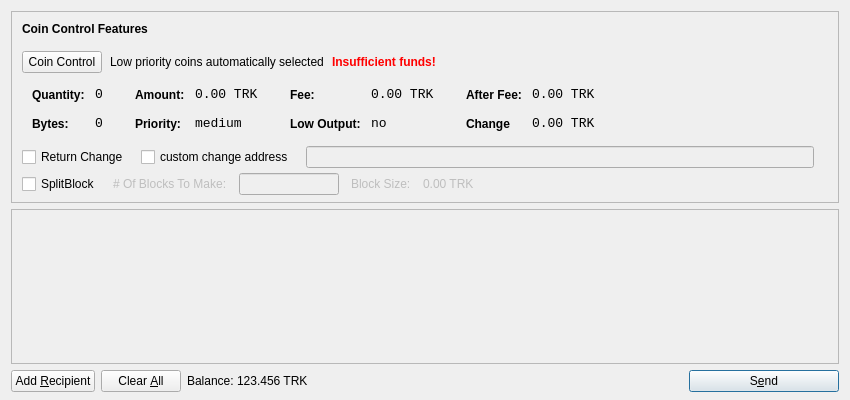
<?xml version="1.0" encoding="UTF-8"?>
<ui version="4.0">
 <class>SendCoinsDialog</class>
 <widget class="QDialog" name="SendCoinsDialog">
  <property name="geometry">
   <rect>
    <x>0</x>
    <y>0</y>
    <width>850</width>
    <height>400</height>
   </rect>
  </property>
  <property name="windowTitle">
   <string>Send Coins</string>
  </property>
  <layout class="QVBoxLayout" name="verticalLayout" stretch="0,1,0">
   <property name="bottomMargin">
    <number>8</number>
   </property>
   <item>
    <widget class="QFrame" name="frameCoinControl">
     <property name="sizePolicy">
      <sizepolicy hsizetype="Expanding" vsizetype="Expanding">
       <horstretch>0</horstretch>
       <verstretch>0</verstretch>
      </sizepolicy>
     </property>
     <property name="maximumSize">
      <size>
       <width>16777215</width>
       <height>16777215</height>
      </size>
     </property>
     <property name="frameShape">
      <enum>QFrame::StyledPanel</enum>
     </property>
     <property name="frameShadow">
      <enum>QFrame::Sunken</enum>
     </property>
     <layout class="QVBoxLayout" name="verticalLayoutCoinControl2">
      <property name="spacing">
       <number>6</number>
      </property>
      <property name="leftMargin">
       <number>0</number>
      </property>
      <property name="topMargin">
       <number>0</number>
      </property>
      <property name="rightMargin">
       <number>0</number>
      </property>
      <property name="bottomMargin">
       <number>6</number>
      </property>
      <item>
       <layout class="QVBoxLayout" name="verticalLayoutCoinControl" stretch="0,0,0,0,1">
        <property name="spacing">
         <number>0</number>
        </property>
        <property name="leftMargin">
         <number>10</number>
        </property>
        <property name="topMargin">
         <number>10</number>
        </property>
        <item>
         <layout class="QHBoxLayout" name="horizontalLayoutCoinControl1">
          <property name="bottomMargin">
           <number>15</number>
          </property>
          <item>
           <widget class="QLabel" name="labelCoinControlFeatures">
            <property name="sizePolicy">
             <sizepolicy hsizetype="Preferred" vsizetype="Maximum">
              <horstretch>0</horstretch>
              <verstretch>0</verstretch>
             </sizepolicy>
            </property>
            <property name="font">
             <font>
              <weight>75</weight>
              <bold>true</bold>
             </font>
            </property>
            <property name="styleSheet">
             <string notr="true">font-weight:bold;</string>
            </property>
            <property name="text">
             <string>Coin Control Features</string>
            </property>
           </widget>
          </item>
         </layout>
        </item>
        <item>
         <layout class="QHBoxLayout" name="horizontalLayoutCoinControl2" stretch="0,0,0,0">
          <property name="spacing">
           <number>8</number>
          </property>
          <property name="bottomMargin">
           <number>10</number>
          </property>
          <item>
           <widget class="QPushButton" name="pushButtonCoinControl">
            <property name="styleSheet">
             <string notr="true"/>
            </property>
            <property name="text">
             <string>Coin Control</string>
            </property>
           </widget>
          </item>
          <item>
           <widget class="QLabel" name="labelCoinControlAutomaticallySelected">
            <property name="text">
             <string>Low priority coins automatically selected</string>
            </property>
            <property name="margin">
             <number>5</number>
            </property>
           </widget>
          </item>
          <item>
           <widget class="QLabel" name="labelCoinControlInsuffFunds">
            <property name="font">
             <font>
              <weight>75</weight>
              <bold>true</bold>
             </font>
            </property>
            <property name="styleSheet">
             <string notr="true">color:red;font-weight:bold;</string>
            </property>
            <property name="text">
             <string>Insufficient funds!</string>
            </property>
            <property name="margin">
             <number>5</number>
            </property>
           </widget>
          </item>
          <item>
           <spacer name="horizontalSpacerCoinControl">
            <property name="orientation">
             <enum>Qt::Horizontal</enum>
            </property>
            <property name="sizeHint" stdset="0">
             <size>
              <width>40</width>
              <height>1</height>
             </size>
            </property>
           </spacer>
          </item>
         </layout>
        </item>
        <item>
         <widget class="QWidget" name="widgetCoinControl" native="true">
          <property name="sizePolicy">
           <sizepolicy hsizetype="Preferred" vsizetype="Preferred">
            <horstretch>0</horstretch>
            <verstretch>0</verstretch>
           </sizepolicy>
          </property>
          <property name="minimumSize">
           <size>
            <width>0</width>
            <height>0</height>
           </size>
          </property>
          <property name="styleSheet">
           <string notr="true"/>
          </property>
          <layout class="QHBoxLayout" name="horizontalLayoutCoinControl5">
            <property name="margin">
            <number>0</number>
           </property>
           <item>
            <layout class="QHBoxLayout" name="horizontalLayoutCoinControl3" stretch="0,0,0,1">
             <property name="spacing">
              <number>20</number>
             </property>
             <property name="topMargin">
              <number>0</number>
             </property>
             <property name="bottomMargin">
              <number>10</number>
             </property>
             <item>
              <layout class="QFormLayout" name="formLayoutCoinControl1">
               <property name="horizontalSpacing">
                <number>10</number>
               </property>
               <property name="verticalSpacing">
                <number>14</number>
               </property>
               <property name="leftMargin">
                <number>10</number>
               </property>
               <property name="topMargin">
                <number>4</number>
               </property>
               <property name="rightMargin">
                <number>6</number>
               </property>
               <item row="0" column="0">
                <widget class="QLabel" name="labelCoinControlQuantityText">
                 <property name="styleSheet">
                  <string notr="true">font-weight:bold;</string>
                 </property>
                 <property name="text">
                  <string>Quantity:</string>
                 </property>
                 <property name="margin">
                  <number>0</number>
                 </property>
                </widget>
               </item>
               <item row="0" column="1">
                <widget class="QLabel" name="labelCoinControlQuantity">
                 <property name="font">
                  <font>
                   <family>Monospace</family>
                   <pointsize>10</pointsize>
                  </font>
                 </property>
                 <property name="cursor">
                  <cursorShape>IBeamCursor</cursorShape>
                 </property>
                 <property name="contextMenuPolicy">
                  <enum>Qt::ActionsContextMenu</enum>
                 </property>
                 <property name="text">
                  <string>0</string>
                 </property>
                 <property name="margin">
                  <number>0</number>
                 </property>
                 <property name="textInteractionFlags">
                  <set>Qt::LinksAccessibleByMouse|Qt::TextSelectableByKeyboard|Qt::TextSelectableByMouse</set>
                 </property>
                </widget>
               </item>
               <item row="1" column="0">
                <widget class="QLabel" name="labelCoinControlBytesText">
                 <property name="styleSheet">
                  <string notr="true">font-weight:bold;</string>
                 </property>
                 <property name="text">
                  <string>Bytes:</string>
                 </property>
                </widget>
               </item>
               <item row="1" column="1">
                <widget class="QLabel" name="labelCoinControlBytes">
                 <property name="font">
                  <font>
                   <family>Monospace</family>
                   <pointsize>10</pointsize>
                  </font>
                 </property>
                 <property name="cursor">
                  <cursorShape>IBeamCursor</cursorShape>
                 </property>
                 <property name="contextMenuPolicy">
                  <enum>Qt::ActionsContextMenu</enum>
                 </property>
                 <property name="text">
                  <string>0</string>
                 </property>
                 <property name="textInteractionFlags">
                  <set>Qt::LinksAccessibleByMouse|Qt::TextSelectableByKeyboard|Qt::TextSelectableByMouse</set>
                 </property>
                </widget>
               </item>
              </layout>
             </item>
             <item>
              <layout class="QFormLayout" name="formLayoutCoinControl2">
               <property name="horizontalSpacing">
                <number>10</number>
               </property>
               <property name="verticalSpacing">
                <number>14</number>
               </property>
               <property name="leftMargin">
                <number>6</number>
               </property>
               <property name="topMargin">
                <number>4</number>
               </property>
               <property name="rightMargin">
                <number>6</number>
               </property>
               <item row="0" column="0">
                <widget class="QLabel" name="labelCoinControlAmountText">
                 <property name="styleSheet">
                  <string notr="true">font-weight:bold;</string>
                 </property>
                 <property name="text">
                  <string>Amount:</string>
                 </property>
                 <property name="margin">
                  <number>0</number>
                 </property>
                </widget>
               </item>
               <item row="0" column="1">
                <widget class="QLabel" name="labelCoinControlAmount">
                 <property name="font">
                  <font>
                   <family>Monospace</family>
                   <pointsize>10</pointsize>
                  </font>
                 </property>
                 <property name="cursor">
                  <cursorShape>IBeamCursor</cursorShape>
                 </property>
                 <property name="contextMenuPolicy">
                  <enum>Qt::ActionsContextMenu</enum>
                 </property>
                 <property name="text">
                  <string>0.00 TRK</string>
                 </property>
                 <property name="textInteractionFlags">
                  <set>Qt::LinksAccessibleByMouse|Qt::TextSelectableByKeyboard|Qt::TextSelectableByMouse</set>
                 </property>
                </widget>
               </item>
               <item row="1" column="0">
                <widget class="QLabel" name="labelCoinControlPriorityText">
                 <property name="styleSheet">
                  <string notr="true">font-weight:bold;</string>
                 </property>
                 <property name="text">
                  <string>Priority:</string>
                 </property>
                </widget>
               </item>
               <item row="1" column="1">
                <widget class="QLabel" name="labelCoinControlPriority">
                 <property name="font">
                  <font>
                   <family>Monospace</family>
                   <pointsize>10</pointsize>
                  </font>
                 </property>
                 <property name="cursor">
                  <cursorShape>IBeamCursor</cursorShape>
                 </property>
                 <property name="contextMenuPolicy">
                  <enum>Qt::ActionsContextMenu</enum>
                 </property>
                 <property name="text">
                  <string>medium</string>
                 </property>
                 <property name="textInteractionFlags">
                  <set>Qt::LinksAccessibleByMouse|Qt::TextSelectableByKeyboard|Qt::TextSelectableByMouse</set>
                 </property>
                </widget>
               </item>
              </layout>
             </item>
             <item>
              <layout class="QFormLayout" name="formLayoutCoinControl3">
               <property name="horizontalSpacing">
                <number>10</number>
               </property>
               <property name="verticalSpacing">
                <number>14</number>
               </property>
               <property name="leftMargin">
                <number>6</number>
               </property>
               <property name="topMargin">
                <number>4</number>
               </property>
               <property name="rightMargin">
                <number>6</number>
               </property>
               <item row="0" column="0">
                <widget class="QLabel" name="labelCoinControlFeeText">
                 <property name="styleSheet">
                  <string notr="true">font-weight:bold;</string>
                 </property>
                 <property name="text">
                  <string>Fee:</string>
                 </property>
                 <property name="margin">
                  <number>0</number>
                 </property>
                </widget>
               </item>
               <item row="0" column="1">
                <widget class="QLabel" name="labelCoinControlFee">
                 <property name="font">
                  <font>
                   <family>Monospace</family>
                   <pointsize>10</pointsize>
                  </font>
                 </property>
                 <property name="cursor">
                  <cursorShape>IBeamCursor</cursorShape>
                 </property>
                 <property name="contextMenuPolicy">
                  <enum>Qt::ActionsContextMenu</enum>
                 </property>
                 <property name="text">
                  <string>0.00 TRK</string>
                 </property>
                 <property name="textInteractionFlags">
                  <set>Qt::LinksAccessibleByMouse|Qt::TextSelectableByKeyboard|Qt::TextSelectableByMouse</set>
                 </property>
                </widget>
               </item>
               <item row="1" column="0">
                <widget class="QLabel" name="labelCoinControlLowOutputText">
                 <property name="styleSheet">
                  <string notr="true">font-weight:bold;</string>
                 </property>
                 <property name="text">
                  <string>Low Output:</string>
                 </property>
                </widget>
               </item>
               <item row="1" column="1">
                <widget class="QLabel" name="labelCoinControlLowOutput">
                 <property name="font">
                  <font>
                   <family>Monospace</family>
                   <pointsize>10</pointsize>
                  </font>
                 </property>
                 <property name="cursor">
                  <cursorShape>IBeamCursor</cursorShape>
                 </property>
                 <property name="contextMenuPolicy">
                  <enum>Qt::ActionsContextMenu</enum>
                 </property>
                 <property name="text">
                  <string>no</string>
                 </property>
                 <property name="textInteractionFlags">
                  <set>Qt::LinksAccessibleByMouse|Qt::TextSelectableByKeyboard|Qt::TextSelectableByMouse</set>
                 </property>
                </widget>
               </item>
              </layout>
             </item>
             <item>
              <layout class="QFormLayout" name="formLayoutCoinControl4">
               <property name="fieldGrowthPolicy"> 
                <enum>QFormLayout::AllNonFixedFieldsGrow</enum> 
               </property>
               <property name="horizontalSpacing">
                <number>10</number>
               </property>
               <property name="verticalSpacing">
                <number>14</number>
               </property>
               <property name="leftMargin">
                <number>6</number>
               </property>
               <property name="topMargin">
                <number>4</number>
               </property>
               <property name="rightMargin">
                <number>6</number>
               </property>
               <item row="0" column="0">
                <widget class="QLabel" name="labelCoinControlAfterFeeText">
                 <property name="styleSheet">
                  <string notr="true">font-weight:bold;</string>
                 </property>
                 <property name="text">
                  <string>After Fee:</string>
                 </property>
                 <property name="margin">
                  <number>0</number>
                 </property>
                </widget>
               </item>
               <item row="0" column="1">
                <widget class="QLabel" name="labelCoinControlAfterFee">
                 <property name="font">
                  <font>
                   <family>Monospace</family>
                   <pointsize>10</pointsize>
                  </font>
                 </property>
                 <property name="cursor">
                  <cursorShape>IBeamCursor</cursorShape>
                 </property>
                 <property name="contextMenuPolicy">
                  <enum>Qt::ActionsContextMenu</enum>
                 </property>
                 <property name="text">
                  <string>0.00 TRK</string>
                 </property>
                 <property name="textInteractionFlags">
                  <set>Qt::LinksAccessibleByMouse|Qt::TextSelectableByKeyboard|Qt::TextSelectableByMouse</set>
                 </property>
                </widget>
               </item>
               <item row="1" column="0">
                <widget class="QLabel" name="labelCoinControlChangeText">
                 <property name="styleSheet">
                  <string notr="true">font-weight:bold;</string>
                 </property>
                 <property name="text">
                  <string>Change</string>
                 </property>
                </widget>
               </item>
               <item row="1" column="1">
                <widget class="QLabel" name="labelCoinControlChange">
                 <property name="font">
                  <font>
                   <family>Monospace</family>
                   <pointsize>10</pointsize>
                  </font>
                 </property>
                 <property name="cursor">
                  <cursorShape>IBeamCursor</cursorShape>
                 </property>
                 <property name="contextMenuPolicy">
                  <enum>Qt::ActionsContextMenu</enum>
                 </property>
                 <property name="text">
                  <string>0.00 TRK</string>
                 </property>
                 <property name="textInteractionFlags">
                  <set>Qt::LinksAccessibleByMouse|Qt::TextSelectableByKeyboard|Qt::TextSelectableByMouse</set>
                 </property>
                </widget>
               </item>
              </layout>
             </item>
            </layout>
           </item>
          </layout>
         </widget>
        </item>
        <item>
         <layout class="QHBoxLayout" name="horizontalLayoutCoinControl4" stretch="0,0,0,0">
          <property name="spacing">
           <number>12</number>
          </property>
          <property name="sizeConstraint">
           <enum>QLayout::SetDefaultConstraint</enum>
          </property>
          <property name="topMargin">
           <number>5</number>
          </property>
          <property name="rightMargin">
           <number>5</number>
          </property>
          <item>
		  <widget class="QCheckBox" name="returnChangeCheckBox">
		  <property name="text">
		  <string>Return Change</string>
		  </property>
		  </widget>
          </item>
          <item>
           <widget class="QCheckBox" name="checkBoxCoinControlChange">
            <property name="text">
             <string>custom change address</string>
            </property>
           </widget>
          </item>
          <item>
           <widget class="QLineEdit" name="lineEditCoinControlChange">
            <property name="enabled">
             <bool>false</bool>
            </property>
            <property name="sizePolicy">
             <sizepolicy hsizetype="Expanding" vsizetype="Fixed">
              <horstretch>0</horstretch>
              <verstretch>0</verstretch>
             </sizepolicy>
            </property>
           </widget>
          </item>
          <item>
           <widget class="QLabel" name="labelCoinControlChangeLabel">
            <property name="sizePolicy">
             <sizepolicy hsizetype="Preferred" vsizetype="Expanding">
              <horstretch>0</horstretch>
              <verstretch>0</verstretch>
             </sizepolicy>
            </property>
            <property name="minimumSize">
             <size>
              <width>0</width>
              <height>0</height>
             </size>
            </property>
            <property name="text">
             <string/>
            </property>
            <property name="margin">
             <number>3</number>
            </property>
           </widget>
          </item>
         </layout>
        </item>
        <item>
         <layout class="QHBoxLayout" name="horizontalLayoutCoinControl4a" stretch="0,0,0,0">
          <property name="alignment" >
         <set>Qt::AlignLeft</set>
          </property>
          <property name="spacing">
           <number>12</number>
          </property>
          <property name="sizeConstraint">
           <enum>QLayout::SetDefaultConstraint</enum>
          </property>
          <property name="topMargin">
           <number>5</number>
          </property>
          <property name="rightMargin">
           <number>5</number>
          </property>
           <item> 
           <widget class="QCheckBox" name="splitBlockCheckBox"> 
            <property name="text"> 
             <string>SplitBlock</string> 
            </property> 
           </widget> 
          </item>
          <item> 
           <widget class="QLabel" name="labelBlocksToMakeText"> 
            <property name="enabled"> 
             <bool>false</bool> 
            </property> 
            <property name="text"> 
             <string># Of Blocks To Make:</string> 
            </property> 
           </widget> 
          </item>
          <item> 
           <widget class="QLineEdit" name="splitBlockLineEdit"> 
            <property name="enabled"> 
             <bool>false</bool> 
            </property> 
            <property name="sizePolicy"> 
             <sizepolicy hsizetype="Fixed" vsizetype="Fixed"> 
              <horstretch>0</horstretch> 
              <verstretch>0</verstretch> 
             </sizepolicy> 
            </property> 
            <property name="maximumSize"> 
             <size> 
              <width>100</width> 
              <height>16777215</height> 
             </size> 
            </property> 
           </widget> 
          </item> 
          <item> 
           <widget class="QLabel" name="labelBlockSizeText"> 
            <property name="enabled"> 
             <bool>false</bool> 
            </property> 
            <property name="text"> 
             <string>Block Size:</string> 
            </property> 
           </widget> 
          </item> 
          <item> 
           <widget class="QLabel" name="labelBlockSize"> 
            <property name="enabled"> 
             <bool>false</bool> 
            </property> 
            <property name="text"> 
             <string>0.00 TRK</string> 
            </property>
           </widget> 
           </item>
         </layout>
        </item>
        <item>
         <spacer name="verticalSpacerCoinControl">
          <property name="orientation">
           <enum>Qt::Vertical</enum>
          </property>
          <property name="sizeHint" stdset="0">
           <size>
            <width>800</width>
            <height>1</height>
           </size>
          </property>
         </spacer>
        </item>
       </layout>
      </item>
     </layout>
    </widget>
   </item>
   <item>
    <widget class="QScrollArea" name="scrollArea">
     <property name="widgetResizable">
      <bool>true</bool>
     </property>
     <widget class="QWidget" name="scrollAreaWidgetContents">
      <property name="geometry">
       <rect>
        <x>0</x>
        <y>0</y>
        <width>828</width>
        <height>162</height>
       </rect>
      </property>
      <layout class="QVBoxLayout" name="verticalLayout_2">
       <property name="margin">
        <number>0</number>
       </property>
       <item>
        <layout class="QVBoxLayout" name="entries">
         <property name="spacing">
          <number>6</number>
         </property>
        </layout>
       </item>
       <item>
        <spacer name="verticalSpacer">
         <property name="orientation">
          <enum>Qt::Vertical</enum>
         </property>
         <property name="sizeHint" stdset="0">
          <size>
           <width>20</width>
           <height>40</height>
          </size>
         </property>
        </spacer>
       </item>
      </layout>
     </widget>
    </widget>
   </item>
   <item>
    <layout class="QHBoxLayout" name="horizontalLayout">
     <item>
      <widget class="QPushButton" name="addButton">
       <property name="toolTip">
        <string>Send to multiple recipients at once</string>
       </property>
       <property name="text">
        <string>Add &amp;Recipient</string>
       </property>
       <property name="icon">
        <iconset resource="../bitcoin.qrc">
         <normaloff>:/icons/add</normaloff>:/icons/add</iconset>
       </property>
       <property name="autoDefault">
        <bool>false</bool>
       </property>
      </widget>
     </item>
     <item>
      <widget class="QPushButton" name="clearButton">
       <property name="sizePolicy">
        <sizepolicy hsizetype="Minimum" vsizetype="Fixed">
         <horstretch>0</horstretch>
         <verstretch>0</verstretch>
        </sizepolicy>
       </property>
       <property name="toolTip">
        <string>Remove all transaction fields</string>
       </property>
       <property name="text">
        <string>Clear &amp;All</string>
       </property>
       <property name="icon">
        <iconset resource="../bitcoin.qrc">
         <normaloff>:/icons/remove</normaloff>:/icons/remove</iconset>
       </property>
       <property name="autoRepeatDelay">
        <number>300</number>
       </property>
       <property name="autoDefault">
        <bool>false</bool>
       </property>
      </widget>
     </item>
     <item>
      <layout class="QHBoxLayout" name="horizontalLayout_2">
       <property name="spacing">
        <number>3</number>
       </property>
       <item>
        <widget class="QLabel" name="label">
         <property name="sizePolicy">
          <sizepolicy hsizetype="Preferred" vsizetype="Fixed">
           <horstretch>0</horstretch>
           <verstretch>0</verstretch>
          </sizepolicy>
         </property>
         <property name="text">
          <string>Balance:</string>
         </property>
        </widget>
       </item>
       <item>
        <widget class="QLabel" name="labelBalance">
         <property name="sizePolicy">
          <sizepolicy hsizetype="Preferred" vsizetype="Fixed">
           <horstretch>0</horstretch>
           <verstretch>0</verstretch>
          </sizepolicy>
         </property>
         <property name="cursor">
          <cursorShape>IBeamCursor</cursorShape>
         </property>
         <property name="text">
          <string>123.456 TRK</string>
         </property>
         <property name="textInteractionFlags">
          <set>Qt::LinksAccessibleByMouse|Qt::TextSelectableByKeyboard|Qt::TextSelectableByMouse</set>
         </property>
        </widget>
       </item>
      </layout>
     </item>
     <item>
      <spacer name="horizontalSpacer">
       <property name="orientation">
        <enum>Qt::Horizontal</enum>
       </property>
       <property name="sizeHint" stdset="0">
        <size>
         <width>40</width>
         <height>20</height>
        </size>
       </property>
      </spacer>
     </item>
     <item>
      <widget class="QPushButton" name="sendButton">
       <property name="minimumSize">
        <size>
         <width>150</width>
         <height>0</height>
        </size>
       </property>
       <property name="toolTip">
        <string>Confirm the send action</string>
       </property>
       <property name="text">
        <string>S&amp;end</string>
       </property>
       <property name="icon">
        <iconset resource="../bitcoin.qrc">
         <normaloff>:/icons/send</normaloff>:/icons/send</iconset>
       </property>
       <property name="default">
        <bool>true</bool>
       </property>
      </widget>
     </item>
    </layout>
   </item>
  </layout>
 </widget>
 <resources>
  <include location="../bitcoin.qrc"/>
 </resources>
 <connections/>
</ui>
